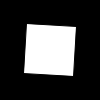
Frame 1 (no input)
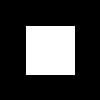
Frame 60 (the mouse pressed at the canvas centre just before this capture)
Frame 120 (the mouse held since frame 60 and released just before this capture): identical to frame 60, image omitted

The Processing sketch that drew these frames (run headless with seeded random() and noise(); from frame 60 on, the mouse is pressed at the canvas centre):

// Processing sketch: processing_47850
// ── processing_47850.pde

void setup() {
  size(100, 100);
  rectMode(CENTER);
}

void draw() {
  background(0);
  translate(width/2, height/2);
  rotate(frameCount*PI/60);
  rect(0, 0, width/2, height/2);
}
